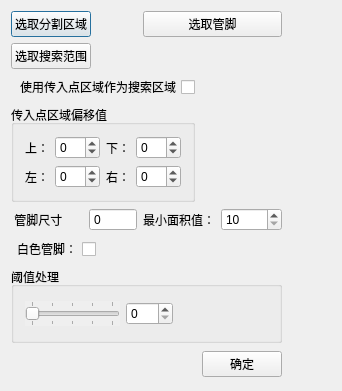
<?xml version="1.0" encoding="UTF-8"?>
<ui version="4.0">
 <class>autoThreDialog</class>
 <widget class="QDialog" name="autoThreDialog">
  <property name="geometry">
   <rect>
    <x>0</x>
    <y>0</y>
    <width>342</width>
    <height>391</height>
   </rect>
  </property>
  <property name="windowTitle">
   <string>autoThreDialog</string>
  </property>
  <layout class="QHBoxLayout" name="horizontalLayout_4">
   <item>
    <layout class="QGridLayout" name="gridLayout_4">
     <item row="0" column="0">
      <widget class="QPushButton" name="bt_selAutoThre">
       <property name="text">
        <string>选取分割区域</string>
       </property>
       <property name="checkable">
        <bool>true</bool>
       </property>
      </widget>
     </item>
     <item row="1" column="0">
      <widget class="QPushButton" name="bt_selSearchRoi">
       <property name="text">
        <string>选取搜索范围</string>
       </property>
       <property name="checkable">
        <bool>true</bool>
       </property>
      </widget>
     </item>
     <item row="2" column="0" colspan="3">
      <layout class="QHBoxLayout" name="horizontalLayout_3">
       <item>
        <layout class="QVBoxLayout" name="verticalLayout">
         <item>
          <widget class="QCheckBox" name="cb_useInputRegion">
           <property name="layoutDirection">
            <enum>Qt::RightToLeft</enum>
           </property>
           <property name="text">
            <string>使用传入点区域作为搜索区域</string>
           </property>
          </widget>
         </item>
         <item>
          <widget class="QGroupBox" name="groupBox">
           <property name="title">
            <string>传入点区域偏移值</string>
           </property>
           <layout class="QGridLayout" name="gridLayout_3">
            <item row="0" column="0">
             <layout class="QGridLayout" name="gridLayout">
              <item row="0" column="0">
               <widget class="QLabel" name="label_3">
                <property name="text">
                 <string>上：</string>
                </property>
               </widget>
              </item>
              <item row="0" column="1">
               <widget class="QSpinBox" name="sp_up">
                <property name="buttonSymbols">
                 <enum>QAbstractSpinBox::UpDownArrows</enum>
                </property>
                <property name="minimum">
                 <number>-99</number>
                </property>
               </widget>
              </item>
              <item row="0" column="2">
               <widget class="QLabel" name="label_4">
                <property name="text">
                 <string>下：</string>
                </property>
               </widget>
              </item>
              <item row="0" column="3">
               <widget class="QSpinBox" name="sp_down">
                <property name="buttonSymbols">
                 <enum>QAbstractSpinBox::UpDownArrows</enum>
                </property>
                <property name="minimum">
                 <number>-99</number>
                </property>
               </widget>
              </item>
              <item row="1" column="0">
               <widget class="QLabel" name="label_5">
                <property name="text">
                 <string>左：</string>
                </property>
               </widget>
              </item>
              <item row="1" column="1">
               <widget class="QSpinBox" name="sp_left">
                <property name="buttonSymbols">
                 <enum>QAbstractSpinBox::UpDownArrows</enum>
                </property>
                <property name="minimum">
                 <number>-99</number>
                </property>
               </widget>
              </item>
              <item row="1" column="2">
               <widget class="QLabel" name="label_6">
                <property name="text">
                 <string>右：</string>
                </property>
               </widget>
              </item>
              <item row="1" column="3">
               <widget class="QSpinBox" name="sp_right">
                <property name="buttonSymbols">
                 <enum>QAbstractSpinBox::UpDownArrows</enum>
                </property>
                <property name="minimum">
                 <number>-99</number>
                </property>
               </widget>
              </item>
             </layout>
            </item>
           </layout>
          </widget>
         </item>
        </layout>
       </item>
       <item>
        <spacer name="horizontalSpacer_4">
         <property name="orientation">
          <enum>Qt::Horizontal</enum>
         </property>
         <property name="sizeHint" stdset="0">
          <size>
           <width>40</width>
           <height>20</height>
          </size>
         </property>
        </spacer>
       </item>
      </layout>
     </item>
     <item row="3" column="0" colspan="2">
      <layout class="QHBoxLayout" name="horizontalLayout_11">
       <item>
        <widget class="QLabel" name="lb_leadSize">
         <property name="minimumSize">
          <size>
           <width>72</width>
           <height>0</height>
          </size>
         </property>
         <property name="text">
          <string> 管脚尺寸</string>
         </property>
        </widget>
       </item>
       <item>
        <widget class="QSpinBox" name="sp_leadSize">
         <property name="buttonSymbols">
          <enum>QAbstractSpinBox::NoButtons</enum>
         </property>
         <property name="minimum">
          <number>0</number>
         </property>
         <property name="maximum">
          <number>999</number>
         </property>
        </widget>
       </item>
      </layout>
     </item>
     <item row="3" column="2">
      <layout class="QHBoxLayout" name="horizontalLayout">
       <item>
        <widget class="QLabel" name="lb_minarea">
         <property name="text">
          <string>最小面积值：</string>
         </property>
        </widget>
       </item>
       <item>
        <widget class="QSpinBox" name="sp_minArea">
         <property name="minimum">
          <number>10</number>
         </property>
         <property name="maximum">
          <number>10000</number>
         </property>
         <property name="singleStep">
          <number>5</number>
         </property>
         <property name="value">
          <number>10</number>
         </property>
        </widget>
       </item>
      </layout>
     </item>
     <item row="4" column="0" colspan="3">
      <layout class="QHBoxLayout" name="horizontalLayout_2">
       <item>
        <widget class="QCheckBox" name="cb_whitePin">
         <property name="layoutDirection">
          <enum>Qt::RightToLeft</enum>
         </property>
         <property name="text">
          <string>白色管脚：</string>
         </property>
        </widget>
       </item>
       <item>
        <spacer name="horizontalSpacer">
         <property name="orientation">
          <enum>Qt::Horizontal</enum>
         </property>
         <property name="sizeHint" stdset="0">
          <size>
           <width>186</width>
           <height>20</height>
          </size>
         </property>
        </spacer>
       </item>
      </layout>
     </item>
     <item row="5" column="0" colspan="3">
      <widget class="QGroupBox" name="groupBox_2">
       <property name="title">
        <string>阈值处理</string>
       </property>
       <layout class="QGridLayout" name="gridLayout_2">
        <item row="0" column="0">
         <widget class="QSlider" name="hs_threshold">
          <property name="autoFillBackground">
           <bool>true</bool>
          </property>
          <property name="maximum">
           <number>255</number>
          </property>
          <property name="orientation">
           <enum>Qt::Horizontal</enum>
          </property>
          <property name="invertedAppearance">
           <bool>false</bool>
          </property>
          <property name="invertedControls">
           <bool>false</bool>
          </property>
          <property name="tickPosition">
           <enum>QSlider::TicksBothSides</enum>
          </property>
          <property name="tickInterval">
           <number>64</number>
          </property>
         </widget>
        </item>
        <item row="0" column="1">
         <widget class="QSpinBox" name="sp_threshold">
          <property name="maximum">
           <number>255</number>
          </property>
         </widget>
        </item>
        <item row="0" column="2">
         <spacer name="horizontalSpacer_3">
          <property name="orientation">
           <enum>Qt::Horizontal</enum>
          </property>
          <property name="sizeHint" stdset="0">
           <size>
            <width>40</width>
            <height>20</height>
           </size>
          </property>
         </spacer>
        </item>
       </layout>
      </widget>
     </item>
     <item row="6" column="0" colspan="3">
      <layout class="QHBoxLayout">
       <property name="spacing">
        <number>6</number>
       </property>
       <property name="leftMargin">
        <number>0</number>
       </property>
       <property name="topMargin">
        <number>0</number>
       </property>
       <property name="rightMargin">
        <number>0</number>
       </property>
       <property name="bottomMargin">
        <number>0</number>
       </property>
       <item>
        <spacer>
         <property name="orientation">
          <enum>Qt::Horizontal</enum>
         </property>
         <property name="sizeHint" stdset="0">
          <size>
           <width>131</width>
           <height>31</height>
          </size>
         </property>
        </spacer>
       </item>
       <item>
        <widget class="QPushButton" name="okButton">
         <property name="text">
          <string>确定</string>
         </property>
        </widget>
       </item>
      </layout>
     </item>
     <item row="0" column="2">
      <widget class="QPushButton" name="bt_selectPin">
       <property name="text">
        <string>选取管脚</string>
       </property>
       <property name="checkable">
        <bool>true</bool>
       </property>
      </widget>
     </item>
    </layout>
   </item>
   <item>
    <spacer name="horizontalSpacer_2">
     <property name="orientation">
      <enum>Qt::Horizontal</enum>
     </property>
     <property name="sizeHint" stdset="0">
      <size>
       <width>0</width>
       <height>20</height>
      </size>
     </property>
    </spacer>
   </item>
  </layout>
 </widget>
 <layoutdefault spacing="6" margin="11"/>
 <resources/>
 <connections>
  <connection>
   <sender>okButton</sender>
   <signal>clicked()</signal>
   <receiver>autoThreDialog</receiver>
   <slot>accept()</slot>
   <hints>
    <hint type="sourcelabel">
     <x>232</x>
     <y>301</y>
    </hint>
    <hint type="destinationlabel">
     <x>98</x>
     <y>233</y>
    </hint>
   </hints>
  </connection>
 </connections>
</ui>
